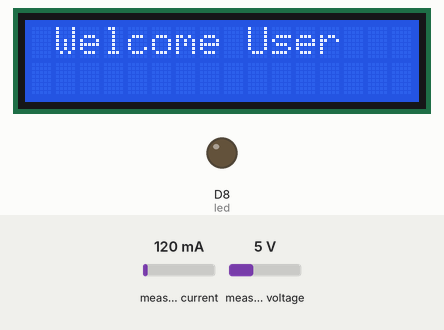
Simulated run of this sketch. Board: ESP8266 (NodeMCU). Parts: 16×2 character LCD, output pins drawn as LEDs (lit = HIGH). The test bench sets the inputs (shaded band); at power-on: measured current 120 mA, measured voltage 5 V. WiFi joins after 1.5 s; servers stay silent unless stated; what the sketch prints to the serial monitor is not drawn.

Above: at 0.1 s.
At 1.7 s:
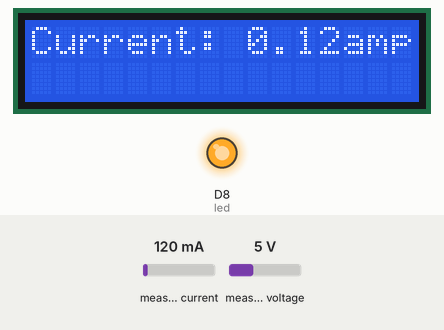
At 2.7 s:
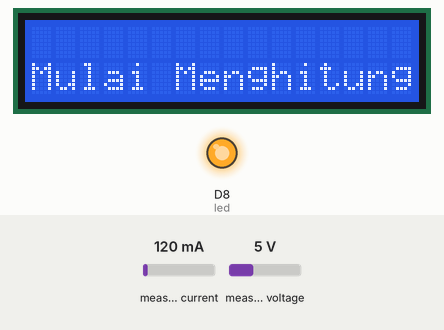
At 3.7 s:
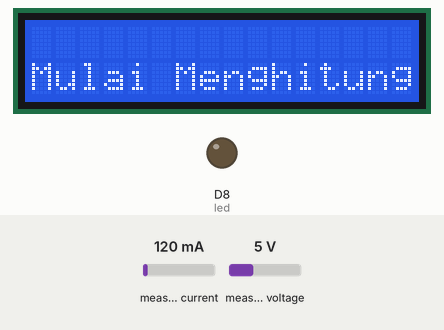
Timing chart, 0 to 130.0 s (numbered marks = the images above):
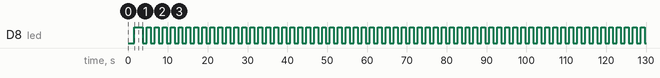

The sketch:

Send_data_API_Fix_with_lcd_12c.ino
```cpp
#include <PZEM004Tv30.h>
#include <ESP8266WiFi.h>
#include <ESP8266HTTPClient.h>
#include <WiFiClient.h>
#include <LiquidCrystal_I2C.h>
#define led D8

//Konfigurasi WiFi
const char *ssid = "POCO X3 Pro";
const char *password = "bayu1234";

//IP Address Server yang terpasang XAMPP
const char *host = "192.168.147.208";

//deklarate Sensor PZEM-004T
PZEM004Tv30 pzem(14, 12);  // Menggunakan Hardware Serial 3 (RX-D6 -> TX-D5)

unsigned long start, finished, elapsed;

//deklarate type lcd i2c
LiquidCrystal_I2C lcd(0x27, 16, 2);

void setup() {
  // put your setup code here, to run once:
  Serial.begin(9600);
  pinMode(led, OUTPUT); // deklarasi pin LED 5mm

  lcd.begin();
  lcd.setCursor(1,0);
  lcd.print("Welcome User");

  WiFi.mode(WIFI_STA);

  WiFi.begin(ssid, password);
  Serial.println("");

  Serial.print("Connecting");
  while (WiFi.status() != WL_CONNECTED) {
    delay(500);
    Serial.print(".");
  }

  //Jika koneksi berhasil, maka akan muncul address di serial monitor
  Serial.println("");
  Serial.print("Connected to ");
  Serial.println(ssid);
  Serial.print("IP address: ");
  Serial.println(WiFi.localIP());

  Serial.println("Mulai menghitung waktu");

}

void loop() {
  float current = pzem.current();
  if(current != NAN){
    lcd.clear();
    lcd.setCursor(0,0);

    lcd.print("Current: ");
    lcd.print(current);
    lcd.print("amp");

    //fungsi LED 5mm
    digitalWrite (led, HIGH); // Led Nyala
    delay(1000);

    Serial.print("Current: ");
    Serial.print(current);
    Serial.println(" A");
  } else {
    Serial.println("Error reading current");
  }

  //start hitung if ada arus >0
  if(current != NAN && current>0){
    //fungsi LCD 16x2
    lcd.clear();
    lcd.setCursor(0,1);
    lcd.print("Mulai Menghitung"); // tampil di lcd

    Serial.println("Mulai Menghitung.");

    float voltage_value, current_value, power_value, energy_value;
    voltage_value = pzem.voltage();
    current_value = pzem.current();
    power_value = voltage_value * current_value;
    energy_value = pzem.energy();

    start=millis();
    while(pzem.current()>0){
      //Serial.print(".");
      //fungsi LED 5mm
      digitalWrite (led, HIGH); // Led Nyala
      delay(1000);

      digitalWrite (led, LOW); //Led Mati
      delay(1000);
    }
    Serial.println(" ");
    finished=millis();
    delay(500); // for debounce

    float used_time = count_time();


    Serial.print(used_time);
    Serial.println(" second");
    Serial.print("V : ");
    Serial.println(voltage_value);
    Serial.print("A : ");
    Serial.println(current_value);
    Serial.print("W : ");
    Serial.println(power_value);
    Serial.print("Kwh : ");
    Serial.println(energy_value);

    lcd.clear();
    lcd.setCursor(1,0);
    lcd.print("Data Terkirim");

    send_data(used_time, current_value, voltage_value, power_value, energy_value);
  }

  delay(1000);
}

float count_time(){
  float second;
  elapsed = finished-start;
  second = elapsed/1000;
  return second;
}

//send data with NodeMcu
void send_data(float time, float current, float voltage, float power, float energy){
  String post_data = (String)"id=''&tegangan="+voltage+"&arus="+current+"&daya="+power+"&energi="+energy+"&waktu="+time;

  Serial.println(post_data);
  WiFiClient wificlient;

  HTTPClient http;
  http.begin(wificlient,"http://192.168.147.249/monitoring_daya_listrik/config/restapi.php?function=insert_data_sensor");
  http.addHeader("Content-Type", "application/x-www-form-urlencoded");

  auto httpCode = http.POST(post_data);
  String payload = http.getString();
  Serial.println(payload);
}
```

Measured:
- by itself, D8 (led): repeats every 2.0 s: LOW 1.0 s, HIGH 1.0 s
- what the display in image 1 shows lasts 1.0 s, from 1.6 s to 2.6 s
